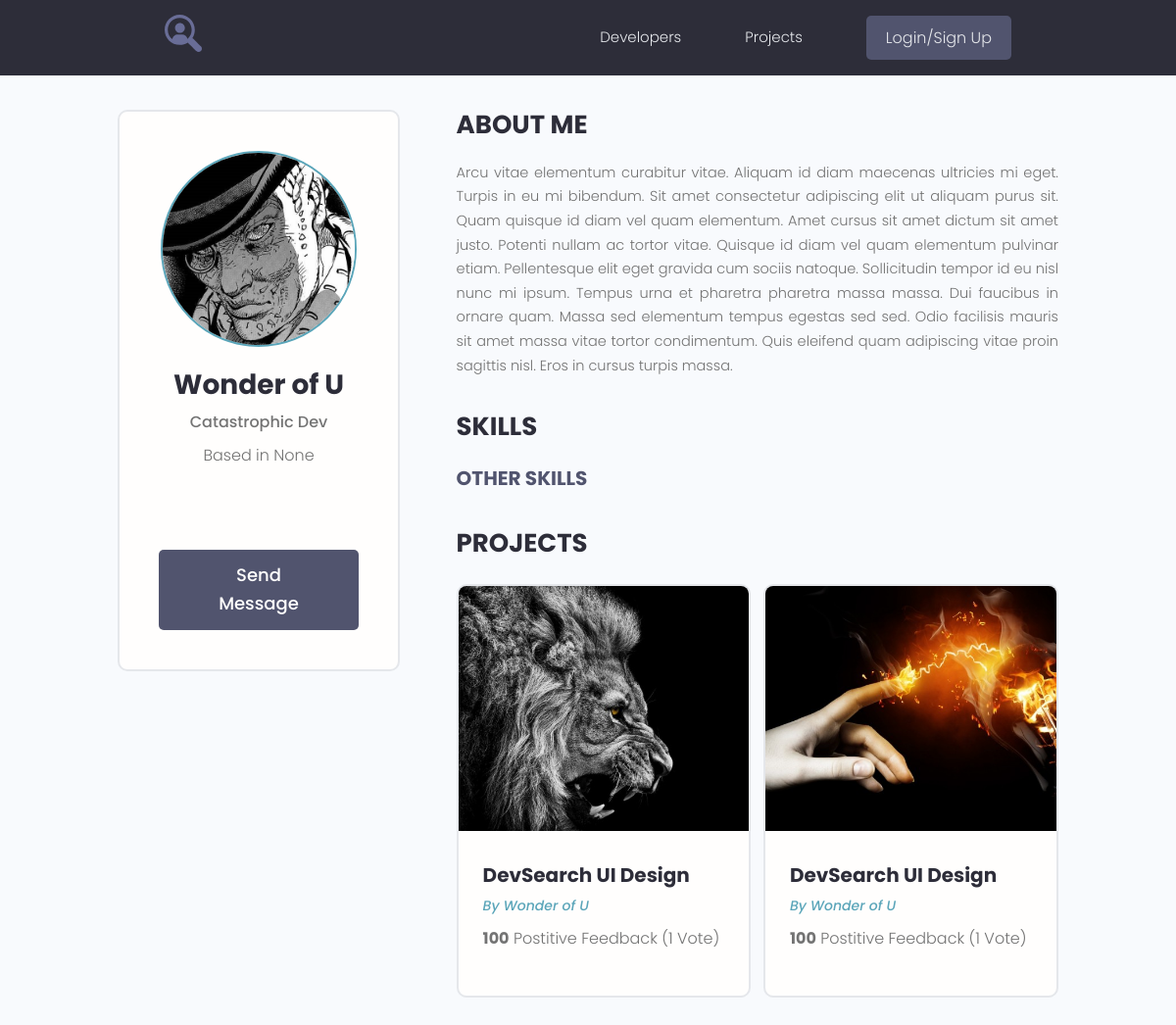
The page /profile/4d0f1c34c03e440e9e0e7c6dd54109fc on the database as committed earlier.
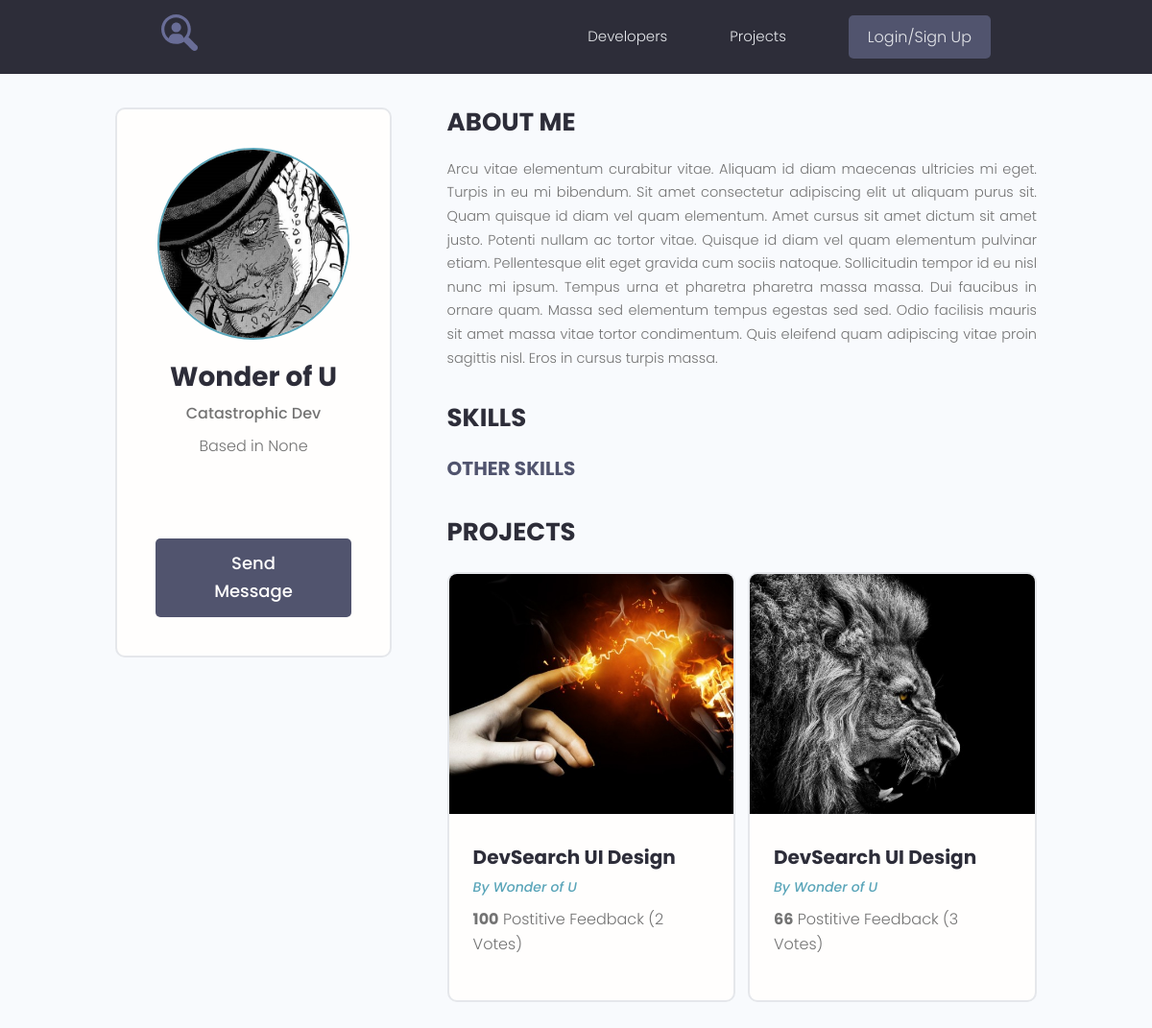
The same page on the database as committed later.
### projects/models.py (models this page shows, shortened)
class Project(models.Model):
    owner = models.ForeignKey(Profile, null=True, blank=True, on_delete=models.CASCADE)
    title = models.CharField(max_length=200)
    description = models.TextField(null=True, blank=True)
    featured_image = models.ImageField(
        null=True, blank=True, upload_to='projects/', default='projects/default.jpg')
    demo_link = models.CharField(max_length=1000, null=True, blank=True)
    src_link = models.CharField(max_length=1000, null=True, blank=True)
    vote_total = models.IntegerField(default=0, null=True, blank=True)
    vote_ratio = models.IntegerField(default=0, null=True, blank=True)
    tags = models.ManyToManyField('Tag', blank=True)   # a string 'Tag' to avoid in-order-code error
    created = models.DateTimeField(auto_now_add=True)
    id = models.UUIDField(default=uuid.uuid4, unique=True,
                          primary_key=True, editable=False)
    class Meta:
        ordering = ['-vote_ratio', '-vote_total', 'title']

### users/models.py (models this page shows, shortened)
class Profile(models.Model):
    user = models.OneToOneField(
        User, on_delete=models.CASCADE, null=True, blank=True)
    name = models.CharField(max_length=200, blank=True, null=True)
    email = models.EmailField(max_length=500, blank=True, null=True)
    username = models.CharField(max_length=200, blank=True, null=True)
    location = models.CharField(max_length=200, blank=True, null=True)
    short_intro = models.CharField(max_length=200, blank=True, null=True)
    bio = models.TextField(blank=True, null=True)
    profile_image = models.ImageField(
        null=True, blank=True, upload_to='profiles/', default='profiles/default-avatar.jpg')
    social_github = models.CharField(max_length=200, blank=True, null=True)
    social_stackoverflow = models.CharField(max_length=200, blank=True, null=True)
    social_twitter = models.CharField(max_length=200, blank=True, null=True)
    social_linkedin = models.CharField(max_length=200, blank=True, null=True)
    social_youtube = models.CharField(max_length=200, blank=True, null=True)
    social_website = models.CharField(max_length=200, blank=True, null=True)
    created = models.DateTimeField(auto_now_add=True)
    id = models.UUIDField(default=uuid.uuid4, unique=True,
                          primary_key=True, editable=False)
    class Meta:
        ordering = ['created']

### users/views.py (the view)
# urls.py: path('profile/<str:pk>', views.userProfile, name="user-profile"),
def userProfile(request, pk):
    profile = Profile.objects.get(id=pk)
    topSkills = profile.skill_set.exclude(description__exact="")
    otherSkills = profile.skill_set.filter(description="")
    context = {'profile': profile, 'topSkills': topSkills, 'otherSkills': otherSkills}
    return render(request, 'users/user-profile.html', context)

### users/templates/users/user-profile.html (shortened to what this page needs)
{% extends 'main.html' %}
{% block content %}
  <main class="profile my-md">
    <div class="container">
      <div class="layout">
        <div class="column column--1of3">
          <div class="card text-center">
            <div class="card__body dev">
              <img class="avatar avatar--xl" src="{{profile.profile_image.url}}" />
              <h2 class="dev__name">{{ profile.name }}</h2>
              <p class="dev__title">{{ profile.short_intro }}</p>
              <p class="dev__location">Based in {{ profile.location }}</p>
              <ul class="dev__social">
              </ul>
              {% if request.user.profile.id != profile.id %}
              <a href="{% url 'create-message' profile.id %}" class="btn btn--sub btn--lg">Send Message</a>
              {% endif %}
            </div>
          </div>
        </div>
        <div class="column column--2of3">
          <div class="devInfo">
            <h3 class="devInfo__title">About Me</h3>
            <p class="devInfo__about">
              {{ profile.bio }}
            </p>
          </div>
          <div class="devInfo">
            <h3 class="devInfo__title">Skills</h3>
            <div class="devInfo__skills">
              <h3 class="devInfo__subtitle">Other Skills</h3>
            </div>
          </div>
          <div class="devInfo">
            <h3 class="devInfo__title">Projects</h3>
            <div class="grid grid--two">
              {% for project in profile.project_set.all %}
              <div class="column">
                <div class="card project">
                  <a href="{% url 'project' project.id %}}" class="project">
                    <img class="project__thumbnail" src="{{project.featured_image.url}}" alt="project thumbnail" />
                    <div class="card__body">
                      <h3 class="project__title">DevSearch UI Design</h3>
                      <p><a class="project__author" href="profile.html">By {{project.owner.name}}</a></p>
                      <p class="project--rating">
                        <span style="font-weight: bold;">{{project.vote_ratio}}</span> Postitive
                        Feedback ({{project.vote_total}} Vote{{project.vote_total|pluralize:"s"}})
                      </p>
                    </div>
                  </a>
                </div>
              </div>
              {% endfor %}
            </div>
          </div>
        </div>
      </div>
    </div>
  </main>
{% endblock content %}

Rows that differ between the two databases and show on the page:
changed Project (number 1 of 2 on the later page): vote_total "1" → "2"; moves up the list
changed Project (number 2 of 2 on the later page): vote_ratio "100" → "66"; vote_total "1" → "3"
